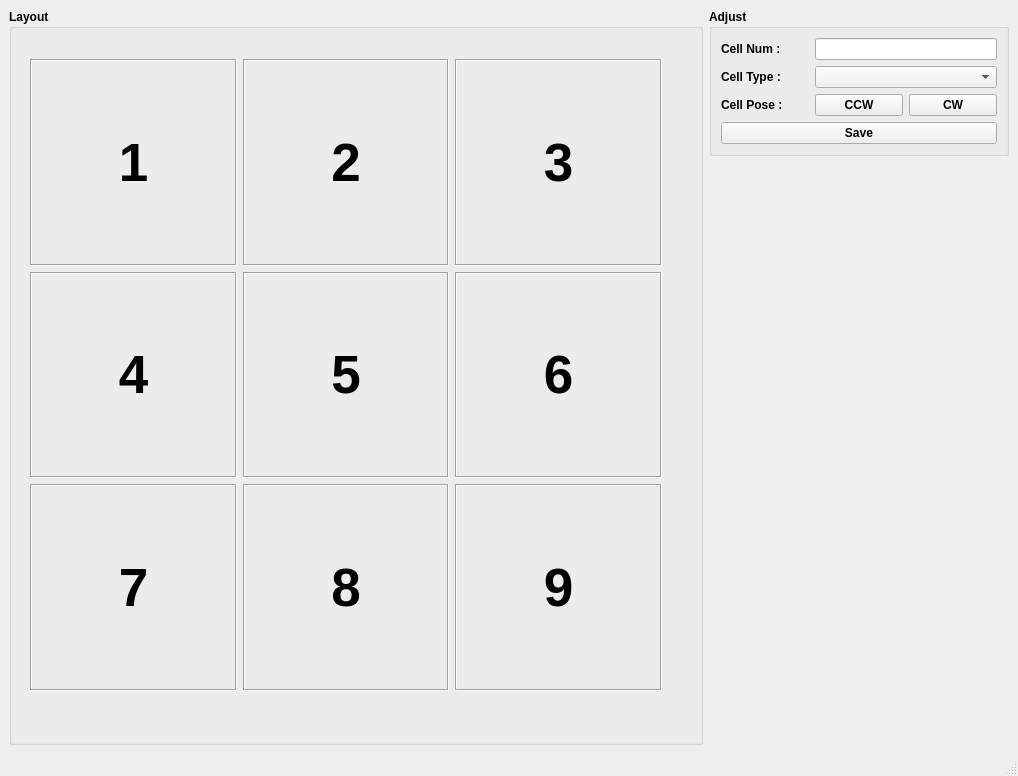
<?xml version="1.0" encoding="UTF-8"?>
<ui version="4.0">
 <class>MainWindow</class>
 <widget class="QMainWindow" name="MainWindow">
  <property name="geometry">
   <rect>
    <x>0</x>
    <y>0</y>
    <width>1018</width>
    <height>776</height>
   </rect>
  </property>
  <property name="font">
   <font>
    <weight>75</weight>
    <bold>true</bold>
   </font>
  </property>
  <property name="windowTitle">
   <string>MainWindow</string>
  </property>
  <widget class="QWidget" name="centralwidget">
   <layout class="QGridLayout" name="gridLayout">
    <item row="0" column="0" rowspan="2">
     <widget class="QGroupBox" name="gbLayout">
      <property name="minimumSize">
       <size>
        <width>0</width>
        <height>0</height>
       </size>
      </property>
      <property name="maximumSize">
       <size>
        <width>16777215</width>
        <height>16777215</height>
       </size>
      </property>
      <property name="title">
       <string>Layout</string>
      </property>
      <layout class="QGridLayout" name="gridLayout_2">
       <item row="0" column="0">
        <widget class="QWidget" name="widget_layout" native="true">
         <property name="minimumSize">
          <size>
           <width>670</width>
           <height>670</height>
          </size>
         </property>
         <property name="maximumSize">
          <size>
           <width>670</width>
           <height>670</height>
          </size>
         </property>
         <layout class="QGridLayout" name="gridLayout_4">
          <item row="0" column="0">
           <widget class="QClickLabel" name="label_1">
            <property name="font">
             <font>
              <pointsize>40</pointsize>
              <weight>75</weight>
              <bold>true</bold>
             </font>
            </property>
            <property name="frameShape">
             <enum>QFrame::Box</enum>
            </property>
            <property name="frameShadow">
             <enum>QFrame::Sunken</enum>
            </property>
            <property name="text">
             <string>1</string>
            </property>
            <property name="alignment">
             <set>Qt::AlignCenter</set>
            </property>
           </widget>
          </item>
          <item row="0" column="1">
           <widget class="QClickLabel" name="label_2">
            <property name="font">
             <font>
              <pointsize>40</pointsize>
              <weight>75</weight>
              <bold>true</bold>
             </font>
            </property>
            <property name="frameShape">
             <enum>QFrame::Box</enum>
            </property>
            <property name="frameShadow">
             <enum>QFrame::Sunken</enum>
            </property>
            <property name="text">
             <string>2</string>
            </property>
            <property name="alignment">
             <set>Qt::AlignCenter</set>
            </property>
           </widget>
          </item>
          <item row="0" column="2">
           <widget class="QClickLabel" name="label_3">
            <property name="font">
             <font>
              <pointsize>40</pointsize>
              <weight>75</weight>
              <bold>true</bold>
             </font>
            </property>
            <property name="frameShape">
             <enum>QFrame::Box</enum>
            </property>
            <property name="frameShadow">
             <enum>QFrame::Sunken</enum>
            </property>
            <property name="text">
             <string>3</string>
            </property>
            <property name="alignment">
             <set>Qt::AlignCenter</set>
            </property>
           </widget>
          </item>
          <item row="0" column="3">
           <spacer name="horizontalSpacer">
            <property name="orientation">
             <enum>Qt::Horizontal</enum>
            </property>
            <property name="sizeType">
             <enum>QSizePolicy::Fixed</enum>
            </property>
            <property name="sizeHint" stdset="0">
             <size>
              <width>20</width>
              <height>20</height>
             </size>
            </property>
           </spacer>
          </item>
          <item row="1" column="0">
           <widget class="QClickLabel" name="label_4">
            <property name="font">
             <font>
              <pointsize>40</pointsize>
              <weight>75</weight>
              <bold>true</bold>
             </font>
            </property>
            <property name="frameShape">
             <enum>QFrame::Box</enum>
            </property>
            <property name="frameShadow">
             <enum>QFrame::Sunken</enum>
            </property>
            <property name="text">
             <string>4</string>
            </property>
            <property name="alignment">
             <set>Qt::AlignCenter</set>
            </property>
           </widget>
          </item>
          <item row="1" column="1">
           <widget class="QClickLabel" name="label_5">
            <property name="font">
             <font>
              <pointsize>40</pointsize>
              <weight>75</weight>
              <bold>true</bold>
             </font>
            </property>
            <property name="frameShape">
             <enum>QFrame::Box</enum>
            </property>
            <property name="frameShadow">
             <enum>QFrame::Sunken</enum>
            </property>
            <property name="text">
             <string>5</string>
            </property>
            <property name="alignment">
             <set>Qt::AlignCenter</set>
            </property>
           </widget>
          </item>
          <item row="1" column="2">
           <widget class="QClickLabel" name="label_6">
            <property name="font">
             <font>
              <pointsize>40</pointsize>
              <weight>75</weight>
              <bold>true</bold>
             </font>
            </property>
            <property name="frameShape">
             <enum>QFrame::Box</enum>
            </property>
            <property name="frameShadow">
             <enum>QFrame::Sunken</enum>
            </property>
            <property name="text">
             <string>6</string>
            </property>
            <property name="alignment">
             <set>Qt::AlignCenter</set>
            </property>
           </widget>
          </item>
          <item row="2" column="0">
           <widget class="QClickLabel" name="label_7">
            <property name="font">
             <font>
              <pointsize>40</pointsize>
              <weight>75</weight>
              <bold>true</bold>
             </font>
            </property>
            <property name="frameShape">
             <enum>QFrame::Box</enum>
            </property>
            <property name="frameShadow">
             <enum>QFrame::Sunken</enum>
            </property>
            <property name="text">
             <string>7</string>
            </property>
            <property name="alignment">
             <set>Qt::AlignCenter</set>
            </property>
           </widget>
          </item>
          <item row="2" column="1">
           <widget class="QClickLabel" name="label_8">
            <property name="font">
             <font>
              <pointsize>40</pointsize>
              <weight>75</weight>
              <bold>true</bold>
             </font>
            </property>
            <property name="frameShape">
             <enum>QFrame::Box</enum>
            </property>
            <property name="frameShadow">
             <enum>QFrame::Sunken</enum>
            </property>
            <property name="text">
             <string>8</string>
            </property>
            <property name="alignment">
             <set>Qt::AlignCenter</set>
            </property>
           </widget>
          </item>
          <item row="2" column="2">
           <widget class="QClickLabel" name="label_9">
            <property name="font">
             <font>
              <pointsize>40</pointsize>
              <weight>75</weight>
              <bold>true</bold>
             </font>
            </property>
            <property name="frameShape">
             <enum>QFrame::Box</enum>
            </property>
            <property name="frameShadow">
             <enum>QFrame::Sunken</enum>
            </property>
            <property name="text">
             <string>9</string>
            </property>
            <property name="alignment">
             <set>Qt::AlignCenter</set>
            </property>
           </widget>
          </item>
          <item row="3" column="0">
           <spacer name="verticalSpacer">
            <property name="orientation">
             <enum>Qt::Vertical</enum>
            </property>
            <property name="sizeType">
             <enum>QSizePolicy::Fixed</enum>
            </property>
            <property name="sizeHint" stdset="0">
             <size>
              <width>20</width>
              <height>20</height>
             </size>
            </property>
           </spacer>
          </item>
         </layout>
        </widget>
       </item>
      </layout>
     </widget>
    </item>
    <item row="0" column="1">
     <widget class="QGroupBox" name="gbAdjust">
      <property name="minimumSize">
       <size>
        <width>300</width>
        <height>0</height>
       </size>
      </property>
      <property name="maximumSize">
       <size>
        <width>300</width>
        <height>16777215</height>
       </size>
      </property>
      <property name="title">
       <string>Adjust</string>
      </property>
      <layout class="QGridLayout" name="gridLayout_3">
       <item row="0" column="1" colspan="2">
        <widget class="QLineEdit" name="txtCellNum"/>
       </item>
       <item row="2" column="1">
        <widget class="QPushButton" name="btnCCW">
         <property name="text">
          <string>CCW</string>
         </property>
        </widget>
       </item>
       <item row="2" column="0">
        <widget class="QLabel" name="label_11">
         <property name="text">
          <string>Cell Pose : </string>
         </property>
        </widget>
       </item>
       <item row="1" column="0">
        <widget class="QLabel" name="label_10">
         <property name="text">
          <string>Cell Type : </string>
         </property>
        </widget>
       </item>
       <item row="0" column="0">
        <widget class="QLabel" name="label">
         <property name="text">
          <string>Cell Num : </string>
         </property>
        </widget>
       </item>
       <item row="2" column="2">
        <widget class="QPushButton" name="btnCW">
         <property name="text">
          <string>CW</string>
         </property>
        </widget>
       </item>
       <item row="1" column="1" colspan="2">
        <widget class="QComboBox" name="cbCellType"/>
       </item>
       <item row="3" column="0" colspan="3">
        <widget class="QPushButton" name="btnSave">
         <property name="text">
          <string>Save</string>
         </property>
        </widget>
       </item>
      </layout>
     </widget>
    </item>
    <item row="1" column="1">
     <spacer name="verticalSpacer_2">
      <property name="orientation">
       <enum>Qt::Vertical</enum>
      </property>
      <property name="sizeHint" stdset="0">
       <size>
        <width>20</width>
        <height>543</height>
       </size>
      </property>
     </spacer>
    </item>
   </layout>
  </widget>
  <widget class="QMenuBar" name="menubar">
   <property name="geometry">
    <rect>
     <x>0</x>
     <y>0</y>
     <width>1018</width>
     <height>22</height>
    </rect>
   </property>
  </widget>
  <widget class="QStatusBar" name="statusbar"/>
 </widget>
 <customwidgets>
  <customwidget>
   <class>QClickLabel</class>
   <extends>QLabel</extends>
   <header location="global">qclicklabel.h</header>
  </customwidget>
 </customwidgets>
 <resources/>
 <connections/>
</ui>
